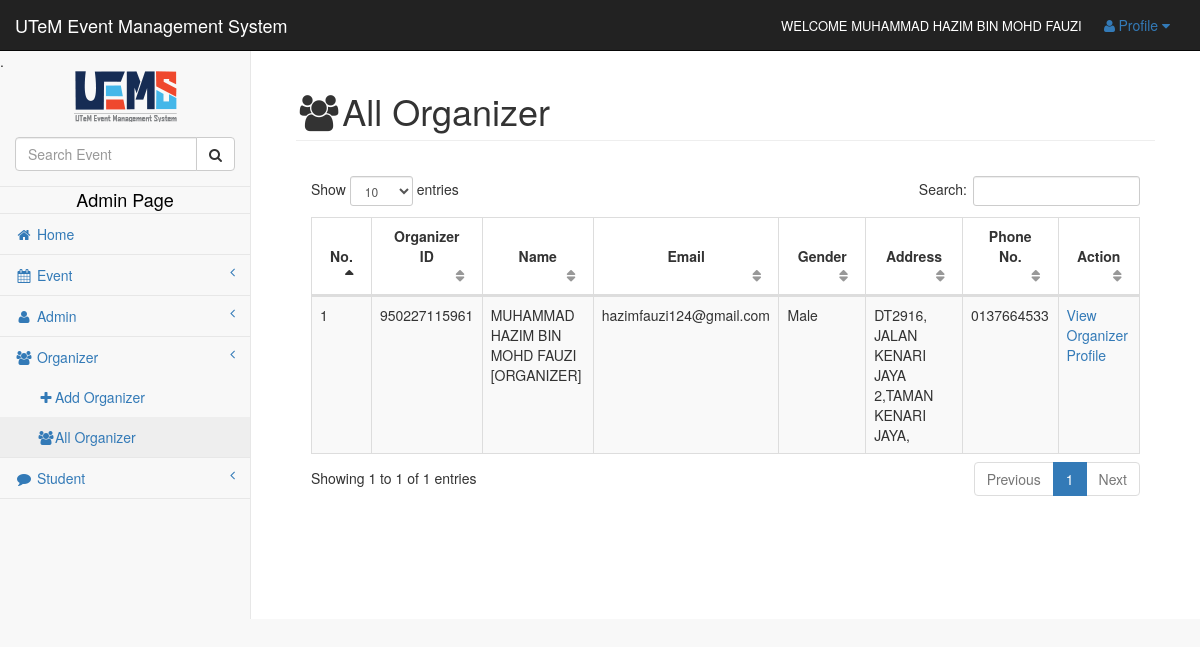
The page /user/admin/view_organizer.php (signed in) on the database its author committed.
### tables this page shows
CREATE TABLE `user` (
  `userId` varchar(20) NOT NULL,
  `name` varchar(60) NOT NULL,
  `icNum` varchar(12) NOT NULL,
  `password` longtext NOT NULL,
  `email` varchar(50) NOT NULL,
  `gender` varchar(10) NOT NULL,
  `address` varchar(100) NOT NULL,
  `phoneNum` varchar(20) NOT NULL,
  `yearLevel` varchar(20) NOT NULL,
  `level` varchar(10) NOT NULL,
  `status` varchar(10) NOT NULL
);

### user/admin/session.php (called while the page is built, shortened)
<?php
$session_id=$_SESSION['id'];
?>

### user/admin/view_organizer.php (the view, shortened to what this page needs)
<?php include('header.php'); ?>
<?php include('session.php'); ?>
<?php include('admin_top_navbar.php'); ?>
<?php include('admin_sidebar.php'); ?>
        <div id="page-wrapper">
            <div class="container-fluid">
                <div class="row">
                    <div class="col-lg-12">
                        <h1 class="page-header"><i class="fa fa-group fa-fw"></i>All Organizer</h1>
                    </div>
                </div>
                <div class="panel-body">
                            <table width="100%" class="table table-striped table-bordered table-hover" id="dataTables-example">
                                <thead>
                                    <tr>
                                        <center>
                                        	<th><center>No.</center></th>
											<th><center>Organizer ID</center></th>
											<th><center>Name</center></th>
                                            <th><center>Email</center></th>
											<th><center>Gender</center></th>
											<th><center>Address</center></th>
											<th><center>Phone No.</center></th>
											<th><center>Action</center></th>
										</center>
                                    </tr>
                                </thead>
                                <tbody>
                                  <?php  $user_query=mysql_query("select * from user where level='Organizer' and userId !='$session_id'")or die(mysql_error());
								  $bil=0;
									while($row=mysql_fetch_array($user_query)){
									$bil++;
									$id=$row['userId'];  ?>
									<tr class="del<?php echo $id ?>">
                                    	<td><?php echo $bil; ?></td>
										<td><?php echo $row['userId']; ?></td>
										<td><?php echo $row['name']; ?> </td>
                                        <td><?php echo $row['email']; ?> </td>
										<td><?php echo $row['gender']; ?> </td>
										<td><?php echo $row['address']; ?></td>
										<td><?php echo $row['phoneNum']; ?></td>
										<td>
                                        	<a  title="Click for more info" href="details_organizer.php<?php echo '?createdBy='.$id; ?>">View Organizer Profile</a>
                                        </td>
								    </tr>
									<?php  }  ?>
                                </tbody>
                            </table>
                        </div>
                    </div>
                </div>
            </div>
</body>
</html>

### user/admin/admin_top_navbar.php (shortened to what this page needs)
<div id="wrapper">
<nav class="navbar navbar-inverse navbar-static-top" role="navigation" style="margin-bottom: 0">
<div class="navbar-header">
  <a class="navbar-brand" href="index.php">UTeM Event Management System</a> </div>
<ul class="nav navbar-top-links navbar-right">
  <li class ="text">
    <p><font size="2" color="white">WELCOME
      <?php
						$query = mysql_query("select name from user where userId = '$session_id'")or die(mysql_error());
						$row=mysql_fetch_array($query);
						echo $row[0];
						?>
      </font></p>
  </li>
  <li class="dropdown"> <a class="dropdown-toggle" data-toggle="dropdown" href="#"> <i class="fa fa-user fa-fw"></i>Profile <i class="fa fa-caret-down"></i> </a>
  </li>
</ul>

### rows shown on the page
user: name "MUHAMMAD HAZIM BIN MOHD FAUZI"
user: userId "950227115961", name "MUHAMMAD HAZIM BIN MOHD FAUZI [ORGANIZER]", email "hazimfauzi124@gmail.com", gender "Male", address "DT2916, JALAN KENARI JAYA 2,TAMAN KENARI JAYA,", phoneNum "0137664533"
